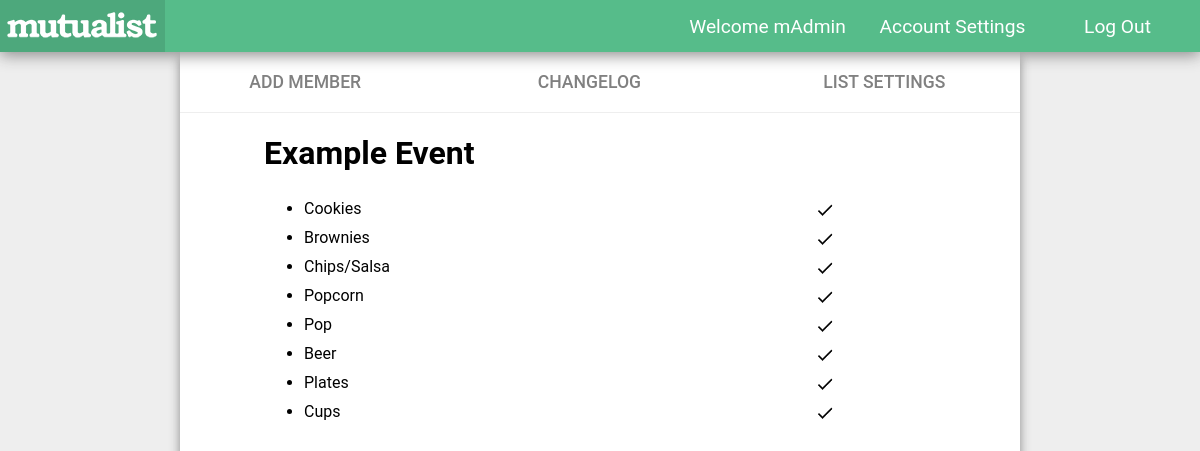
The page /List/event.php?list_id=2 (signed in) on the database its author committed.
### tables this page shows
CREATE TABLE lists (
	list_id INTEGER unsigned NOT NULL auto_increment,
	admin_id INTEGER unsigned NOT NULL default 0,
	listname varchar(100) NOT NULL default '',
	listtype varchar(20) default NULL,
	PRIMARY KEY (list_id)
);

CREATE TABLE listitems (
	item_id INTEGER unsigned NOT NULL auto_increment,
	parentlist_id INTEGER unsigned NOT NULL default 0,
	user_id_add INTEGER unsigned NOT NULL default 0,
	user_id_del INTEGER unsigned default NULL,
	itemname varchar(100) NOT NULL default '',
	category varchar(100) NOT NULL default '',
	datecreate datetime default NULL,
	datedelete datetime default NULL,
	PRIMARY KEY (item_id)
);

### List/event.php (the view, shortened to what this page needs)
<?php
	$list_id = $_GET['list_id'];
	$firstname = $_SESSION['SESS_FIRST_NAME'];
	$link = mysqli_connect(DB_HOST, DB_USER, DB_PASSWORD, DB_DATABASE) or die('Cannot connect to server');
	$getList = "SELECT * FROM lists WHERE list_id = ".$list_id;
	$listresult = mysqli_query($link, $getList);
	$list = mysqli_fetch_array($listresult);
	$listName = $list['listname'];
?>
<!DOCTYPE html>
<html lang="en">
    <head>
        <link rel="stylesheet" type="text/css" href="../Style/base.css">
    </head>
    <body>
       <header>
            <ul class = "accheader">
				<li id = "hlogo"><a href="../Account/accounthome.php"><img src="../images/header_logo.png" alt="Logo"/></a></li>
				<li class = "right"><a href = "logout.php">Log Out</a></li>
				<li class = "right"><a href = "../Account/accountsettings.php">Account Settings</a></li>
				<li class = "right" id = "name"><a href = "../Account/accounthome.php">Welcome <?php echo $firstname; ?></a></li>
			</ul>
        </header>
		<div class = "outermain">
			<ul class = "listheader">
                <li><a href = "addmember.php?list_id=<?php echo $list_id; ?>">Add Member</a></li>
                <li><a href = "changelog.php?list_id=<?php echo $list_id; ?>">Changelog</a></li>
                <li><a href = "listsettings.php?list_id=<?php echo $list_id; ?>">List Settings</a></li>
            </ul>
			<div class = "innermain">
			<h1><?php echo $listName; ?></h1>
				<div class = "list">
					<?php
						$getItems = "SELECT * FROM listitems WHERE parentlist_id='".$list_id."'";
						$itemresult = mysqli_query($link, $getItems);
						echo '<ul>';
						while ($item = mysqli_fetch_array($itemresult)) {
							if ($item['user_id_del'] == NULL) {
								echo '<li>'.$item['itemname'].'<span class = "right"><a href="claimitem.php?list_id='.$list_id.'&itemname='.$item['itemname'].'">'.
									'<img src="../images/checkmark_small.png" alt="Checkmark" class = "listbutton"></a></span></li>';
							} else {
								$userqry = "SELECT * FROM members WHERE member_id='".$item['user_id_del']."'";
								$userresult = mysqli_query($link, $userqry);
								$userinfo = mysqli_fetch_array($userresult);
								echo '<li>'.$item['itemname'].'<span class = "right">'.$userinfo['firstname'].' '.$userinfo['lastname'].'</span></li>';
							}
						}
						echo '</ul>';
					?>
				</div>
			</div>
		</div>
    </body>
</html>

### Style/base.css (style rules this page uses)
body { font-family: 'Roboto', sans-serif; background-color: #EEEEEE; color: black; margin: auto; }
div.outermain { position: relative; margin-top: 0; width: 70%; margin-left: 15%; margin-right: auto; background-color: white; min-height: 100vh; box-shadow: 0px 5px 10px #888888; }
div.innermain { margin-top: 52px; padding-top: 61px; padding-bottom: 50px; margin-left: 10%; margin-right: 10%; }
div.innermain a { color: black; text-decoration: none; }
img.listbutton { padding: 1px; height: 20px; width: 20px; }
ul.accheader { list-style-type: none; margin: 0; padding: 0; position: fixed; z-index: 1; top: 0; width: 100%; height: 52px; overflow: hidden; background-color: #56BC8A; box-shadow: 0 3px 15px #888888; }
ul.accheader li { display: inline; float: right; text-align: center; }
ul.accheader li a { display: block; width: 165px; height: 52px; text-decoration: none; color: white; font-size: 120%; transition: .25s; }
li.right a { padding: 15px 0 0 0; }
li#hlogo { float: left; }
#name a { padding: 15px 20px 0 15px; }
ul.listheader { list-style-type: none; margin: 0; padding: 0; position: fixed; width: 70%; height: 20px; display: table; overflow: hidden; background-color: white; }
ul.listheader li { display: table-cell; text-align: center; width: 32px; }
ul.listheader li a { display: block; padding: 20px; height: 20px; text-decoration: none; color: #808080; font-size: 1.1em; font-weight: 500; text-transform: uppercase; border-bottom-width: 1px; border-bottom-color: #EEEEEE; border-bottom-style: solid; }
span.right { float: right; height: 20px; }
div.list ul li { padding: 5px 0px; margin-right: 100px; }

### rows shown on the page
lists: listname "Example Event"
listitems: itemname "Cookies"
listitems: itemname "Brownies"
listitems: itemname "Chips/Salsa"
listitems: itemname "Popcorn"
listitems: itemname "Pop"
listitems: itemname "Beer"
listitems: itemname "Plates"
listitems: itemname "Cups"

### other values the page prints
$firstname "mAdmin"
